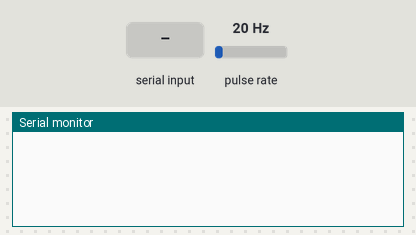
Recording of a sketch running on a simulated Arduino Uno, built with avr-gcc and run on an emulated ATmega328P. Parts: the last lines printed to the serial monitor. Wiring (inferred from the names in the program): pulse sensor: data pin 2. The inputs (shaded band) are chosen by the test bench; at power-on: pulse rate 20 Hz.

Above: at 1.2 s.
1.3 s: "start\n" received over Serial
At 1.48 s:
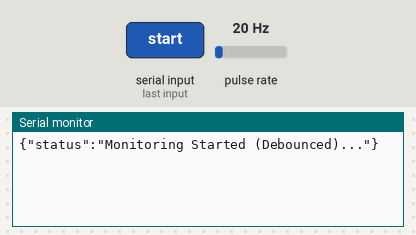
3.0 s: pulse rate (sensor on pin 2) set to 4 Hz
At 3.23 s:
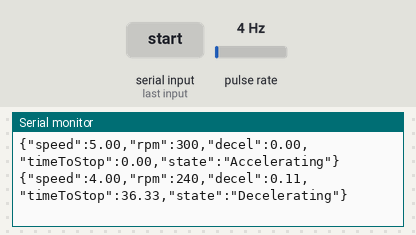
4.7 s: pulse rate (sensor on pin 2) set to 50 Hz
At 4.98 s:
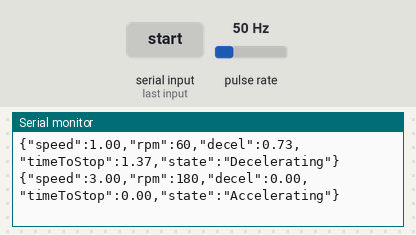
6.2 s: pulse rate (sensor on pin 2) set to 2 Hz
At 6.98 s:
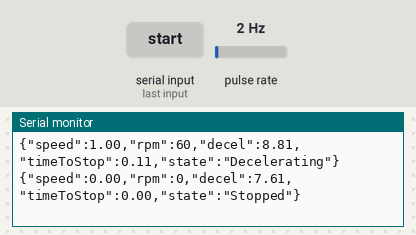
8.7 s: "start\n" received over Serial
At 8.88 s:
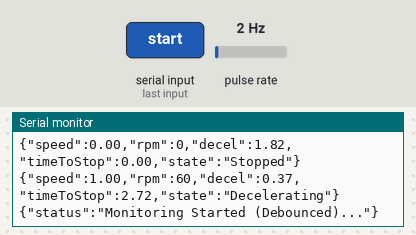
11.7 s: pulse rate (sensor on pin 2) set to 100 Hz
At 11.88 s:
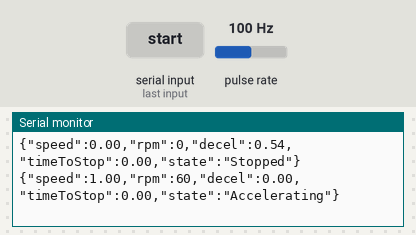
Timing chart, 0 to 14.7 s (numbered marks = the images above; inputs shaded):
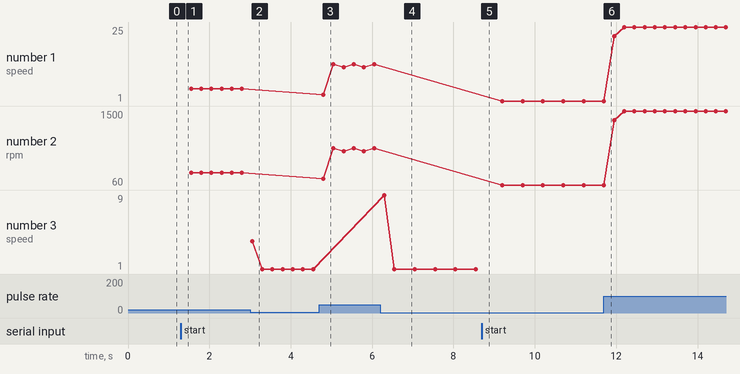

Measured:
- after the input at 1.3 s, the serial monitor: prints a new line at once (image 1)
- after the input at 3.0 s, the serial monitor: prints a new line after 0.05 s (image 2)
- after the input at 4.7 s, the serial monitor: prints a new line after 0.10 s (image 3)
- after the input at 6.2 s, the serial monitor: prints a new line after 0.10 s (image 4)
- after the input at 8.7 s, the serial monitor: prints a new line at once (image 5)
- plotted number 1: 5 → 13 after the input at 4.7 s, 1 → 25 after the input at 11.7 s
- plotted number 2: 300 → 780 after the input at 4.7 s, 60 → 1500 after the input at 11.7 s

The sketch:

audrinocode.ino
```cpp
const byte irSensor = 2;
volatile unsigned long bladeCount = 0;
volatile unsigned long lastInterruptTime = 0;

// Debounce threshold: 500 microseconds (limits max detectable pulse rate to 2000 Hz)
const unsigned long debounceMicros = 500;

unsigned long lastSampleTime = 0;
const unsigned long sampleInterval = 250; // 0.25s cadence

float currentSpeed = 0.0;
float previousSpeed = 0.0;
float alpha = 0.25;
float smoothedDecel = 0.0;

bool testRunning = false;
int zeroSpeedCount = 0;

// Interrupt Service Routine with Hardware Debounce Guard
void countBlade() {
  unsigned long currentTime = micros();
  if (currentTime - lastInterruptTime > debounceMicros) {
    bladeCount++;
    lastInterruptTime = currentTime;
  }
}

void setup() {
  Serial.begin(115200);
  pinMode(irSensor, INPUT_PULLUP); // Keeps input pin held HIGH to prevent floating noise
  attachInterrupt(digitalPinToInterrupt(irSensor), countBlade, FALLING);
}

void loop() {
  if (Serial.available() > 0) {
    String input = Serial.readStringUntil('\n');
    input.trim();
    if (input == "start") {
      noInterrupts();
      bladeCount = 0;
      interrupts();

      currentSpeed = 0.0;
      previousSpeed = 0.0;
      smoothedDecel = 0.0;
      zeroSpeedCount = 0;
      testRunning = true;
      lastSampleTime = millis();
      Serial.println("{\"status\":\"Monitoring Started (Debounced)...\"}");
    }
  }

  if (testRunning && (millis() - lastSampleTime >= sampleInterval)) {
    unsigned long elapsedMs = millis() - lastSampleTime;
    lastSampleTime = millis();

    noInterrupts();
    unsigned long pulses = bladeCount;
    bladeCount = 0;
    interrupts();

    previousSpeed = currentSpeed;
    float elapsedSec = (float)elapsedMs / 1000.0;

    // Calculate actual RPS (4 blades per rotation)
    float calculatedSpeed = ((float)pulses / 4.0) / elapsedSec;

    // Sanity Cap: Ignore impossible RPM spikes (> 10,000 RPM / 166.6 RPS)
    if (calculatedSpeed > 166.6) {
      calculatedSpeed = previousSpeed;
    }

    currentSpeed = calculatedSpeed;

    // Deceleration calculation
    float rawDecel = (previousSpeed - currentSpeed) / elapsedSec;
    smoothedDecel = (alpha * rawDecel) + ((1.0 - alpha) * smoothedDecel);

    float timeToStop = 0.0;
    String state = "Decelerating";

    if (currentSpeed <= 0.1) {
      zeroSpeedCount++;
      timeToStop = 0.0;
      state = "Stopped";

      if (zeroSpeedCount >= 4) {
        testRunning = false;
        Serial.println("{\"status\":\"Fan Completely Stopped\"}");
        return;
      }
    } else {
      zeroSpeedCount = 0;
      if (smoothedDecel > 0.1) {
        timeToStop = currentSpeed / smoothedDecel;
        state = "Decelerating";
      } else if (smoothedDecel < -0.1) {
        timeToStop = 0.0;
        state = "Accelerating";
      } else {
        timeToStop = 0.0;
        state = "Constant Speed";
      }
    }

    Serial.print("{\"speed\":");
    Serial.print(currentSpeed, 2);
    Serial.print(",\"rpm\":");
    Serial.print(currentSpeed * 60.0, 0);
    Serial.print(",\"decel\":");
    Serial.print(smoothedDecel > 0 ? smoothedDecel : 0.0, 2);
    Serial.print(",\"timeToStop\":");
    Serial.print(timeToStop, 2);
    Serial.print(",\"state\":\"");
    Serial.print(state);
    Serial.println("\"}");
  }
}
```
